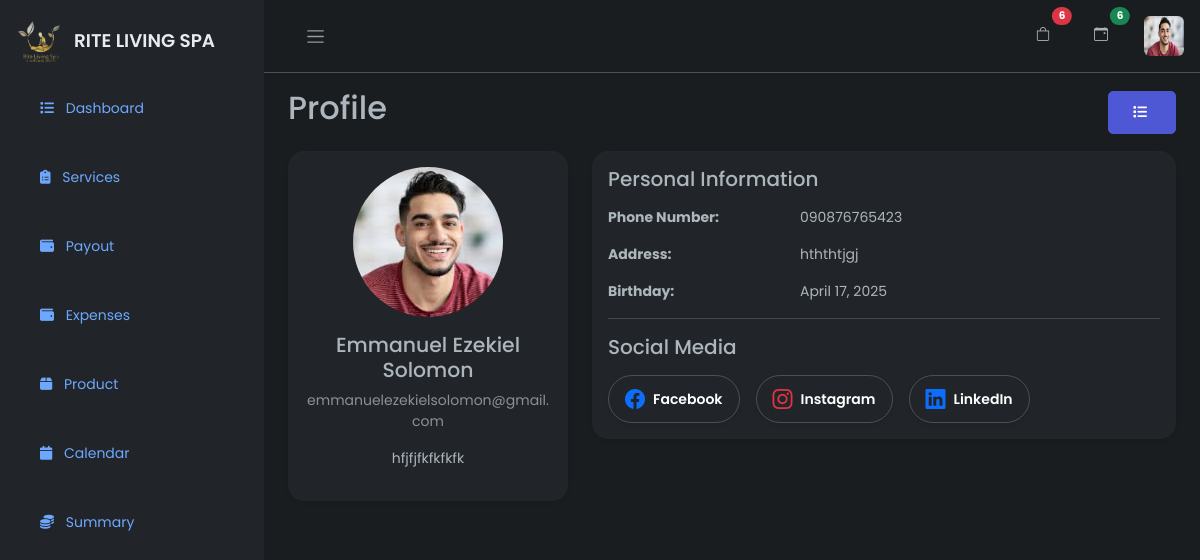
The app's page /Profile (signed in) with its own data.
### firstApp/models.py (models this page shows, shortened)
class CustomUser(AbstractBaseUser, PermissionsMixin):
    email = models.EmailField(unique=True)
    first_name = models.CharField(max_length=255, blank=True)
    last_name = models.CharField(max_length=255, blank=True)
    is_secretary = models.BooleanField(blank=True, null=True, default=False)
    is_not_secretary = models.BooleanField(blank=True, null=True, default=False)
    is_admin = models.BooleanField(blank=True, null=True, default=False)
    is_active = models.BooleanField(default=True)
    is_staff = models.BooleanField(default=False)
    date_joined = models.DateTimeField(default=timezone.now)
    objects = CustomUserManager()
    USERNAME_FIELD = 'email'
    REQUIRED_FIELDS = []  # You can add more fields here like ['full_name']

class UserProfile(models.Model):
    user = models.OneToOneField(CustomUser, on_delete=models.CASCADE, related_name='profile', blank=True, null=True)
    profile_picture = models.ImageField(upload_to='profile_pics/', blank=True, null=True)
    phone_number = models.CharField(max_length=15, blank=True, null=True)
    address = models.TextField(blank=True, null=True)
    birthday = models.DateField(blank=True, null=True)
    bio = models.TextField(blank=True, null=True)
    facebook = models.URLField(max_length=200, blank=True, null=True)
    twitter = models.URLField(max_length=200, blank=True, null=True)
    instagram = models.URLField(max_length=200, blank=True, null=True)
    linkedin = models.URLField(max_length=200, blank=True, null=True)

### firstApp/views.py (the view)
# urls.py: path('Profile', ProfilePageView, name='profilepage'),
@login_required(login_url='loginpage')
def ProfilePageView(request):
    user = request.user
    if not request.user.is_authenticated:
        return redirect('loginpage')  # Redirect to login page if not logged in
    user_profile = get_object_or_404(UserProfile, user=request.user)
    orders = Order.objects.select_related('client', 'product').order_by('-created_at')
    order_count = orders.count()
    orders = Order.objects.select_related('client', 'product').order_by('-created_at')
    order_count = orders.count()
    user_order_count = orders.filter(client=user).count()
    user_orders = Order.objects.filter(client=user).select_related('product').prefetch_related('messages').order_by('-created_at')
    user_order_count_show = user_orders.count()
    total_bookings = SpaSessionBooking.objects.count()
    all_bookings = SpaSessionBooking.objects.all()
    context = {
        'user_profile': user_profile,
        'orders': orders,
        'order_count': order_count,
        'status_choices': Order.STATUS_CHOICES,
        'total_bookings': total_bookings,
        'all_bookings': all_bookings,
        'user' : user,
        'orders': orders,
        'user_order_count': user_order_count,
        'user_orders': user_orders,
        'user_order_count_show': user_order_count_show
    }
    return render(request, 'auth/profile.html', context)

### firstApp/templates/auth/profile.html (shortened to what this page needs)
{% extends 'auth/maindash.html' %}
{% load static %}
{% block content %}
<div class="main">
    {% include 'auth/nav.html' %}
    <main class="content px-4 py-3" style="max-height: 90vh; overflow-y: auto;">
        <div class="d-flex justify-content-between align-items-center mb-3">
            <h2>Profile</h2>
            <button type="button" class="btn btn-brand" data-bs-toggle="modal" data-bs-target="#updateProfileModal">
                <i class="fa fa-list pe-1"></i>
            </button>
        </div>
        <div class="row g-4">
            <div class="col-md-4">
                <div class="card shadow-sm border-0 rounded-4 text-center">
                    <div class="card-body">
                        {% if user_profile.profile_picture %}
                        <img src="{{ user_profile.profile_picture.url }}" alt="Profile Picture"
                            class="img-fluid rounded-circle mb-3"
                            style="width: 150px; height: 150px; object-fit: cover;">
                        {% else %}
                        <img src="{% static 'firstApp/images/defaultprofile.png' %}" alt="Default Profile Picture"
                            class="img-fluid rounded-circle mb-3"
                            style="width: 150px; height: 150px; object-fit: cover;">
                        {% endif %}
                        <h4 class="card-title">{{ request.user.first_name}} {{ request.user.last_name}}</h4>
                        <p class="text-muted">{{ request.user.email }}</p>
                        <p class="mt-2">
                            {% if user_profile.bio %}
                            {{ user_profile.bio }}
                            {% else %}
                            Please update your bio!
                            {% endif %}
                        </p>
                    </div>
                </div>
            </div>
            <div class="col-md-8">
                <div class="card shadow-sm border-0 rounded-4">
                    <div class="card-body">
                        <h5 class="mb-3">Personal Information</h5>
                        <div class="row mb-3">
                            <div class="col-sm-4 fw-bold">Phone Number:</div>
                            <div class="col-sm-8">
                                {% if user_profile.phone_number %}
                                {{ user_profile.phone_number }}
                                {% else %}
                                Fill in your phone number!
                                {% endif %}
                            </div>
                        </div>
                        <div class="row mb-3">
                            <div class="col-sm-4 fw-bold">Address:</div>
                            <div class="col-sm-8">
                                {% if user_profile.address %}
                                {{ user_profile.address }}
                                {% else %}
                                Please update your address!
                                {% endif %}
                            </div>
                        </div>
                        <div class="row mb-3">
                            <div class="col-sm-4 fw-bold">Birthday:</div>
                            <div class="col-sm-8">
                                {% if user_profile.birthday %}
                                {{ user_profile.birthday }}
                                {% else %}
                                Please update your birth date!
                                {% endif %}
                            </div>
                        </div>
                        <hr>
                        <h5 class="mb-3">Social Media</h5>
                        <div class="d-flex flex-wrap gap-3">
                            <a href="{{ user_profile.facebook }}" target="_blank" class="text-decoration-none">
                                <div class="d-flex align-items-center border rounded-pill px-3 py-2 shadow-sm">
                                    <i class="bi bi-facebook text-primary me-2 fs-5"></i>
                                    <span class="fw-semibold text-white">Facebook</span>
                                </div>
                            </a>
                            <a href="{{ user_profile.instagram }}" target="_blank" class="text-decoration-none">
                                <div class="d-flex align-items-center border rounded-pill px-3 py-2 shadow-sm">
                                    <i class="bi bi-instagram text-danger me-2 fs-5"></i>
                                    <span class="fw-semibold text-white">Instagram</span>
                                </div>
                            </a>
                            <a href="{{ user_profile.linkedin }}" target="_blank" class="text-decoration-none">
                                <div class="d-flex align-items-center border rounded-pill px-3 py-2 shadow-sm">
                                    <i class="bi bi-linkedin text-primary me-2 fs-5"></i>
                                    <span class="fw-semibold text-white">LinkedIn</span>
                                </div>
                            </a>
                        </div>
                    </div>
                </div>
            </div>
        </div>
    </main>
</div>
<link href="https://cdn.jsdelivr.net/npm/bootstrap-icons@1.10.5/font/bootstrap-icons.css" rel="stylesheet">
{% endblock %}

### firstApp/templates/auth/nav.html (shortened to what this page needs)
{% load static %}
<nav class="navbar navbar-expand px-3 border-bottom">
    <button class="btn" id="sidebar-toggle" type="button">
        <span class="navbar-toggler-icon"></span>
    </button>
    <div class="navbar-collapse navbar">
        <ul class="navbar-nav">
            {% if request.user.is_secretary or request.user.is_superuser %}
            <li class="nav-item position-relative me-4">
                <a href="#" class="nav-link d-flex align-items-center" data-bs-toggle="modal"
                    data-bs-target="#ordersModal">
                    <i class="bi bi-bag me-1"></i>
                    <span class="position-absolute top-0 start-100 translate-middle badge rounded-pill bg-danger">
                        {{ order_count }}
                    </span>
                </a>
            </li>
            <li class="nav-item position-relative me-4">
                <a href="#" class="nav-link d-flex align-items-center" data-bs-toggle="modal"
                    data-bs-target="#sessionsModal">
                    <i class="bi bi-calendar-event me-1"></i>
                    {% if total_bookings > 0 %}
                    <span class="position-absolute top-0 start-100 translate-middle badge rounded-pill bg-success">
                        {{ total_bookings }}
                    </span>
                    {% endif %}
                </a>
            </li>
            {% endif %}
            <li class="nav-item dropdown">
                <a href="#" data-bs-toggle="dropdown" class="nav-icon pe-md-0">
                    <img src="{% if request.user.profile.profile_picture %}{{ request.user.profile.profile_picture.url }}{% else %}{% static 'firstApp/images/defaultprofile.png' %}{% endif %}"
                        class="avatar img-fluid rounded" alt="Profile Picture">
                </a>
            </li>
        </ul>
    </div>
</nav>

### static/firstApp/css/dashboard.css (style rules this page uses)
:root { --c-dark: #212529; --c-brand: #4e57d4; --c-brand-light: #6970dd; --c-brand-rgb: 78, 87, 212; --c-body: #727272; --font-base: "Poppins", sans-serif; --box-shadow: 0px 15px 25px rgba(0,0,0,0.08); --transition: all 0.5s ease; }
body { font-family: 'Poppins', sans-serif; font-size: 0.875rem; opacity: 1; overflow-y: hidden; margin: 0; }
a { cursor: pointer; text-decoration: none; font-family: 'Poppins', sans-serif; }
.btn { font-weight: 600; font-size: 14px; text-transform: uppercase; border-radius: 5px; padding: 10px 24px; }
.btn-brand { background-color: var(--c-brand); border-color: var(--c-brand); color: white; }
li { list-style: none; }
h4 { font-family: 'Poppins', sans-serif; font-size: 1.275rem; color: var(--bs-emphasis-color); }
.main { display: flex; flex-direction: column; min-height: 100vh; min-width: 0; overflow: hidden; transition: all 0.35s ease-in-out; width: 100%; background: var(--bs-dark-bg-subtle); }
.avatar { height: 40px; width: 40px; }
.navbar-expand .navbar-nav { margin-left: auto; }
.content { flex: 1; max-width: 100vw; width: 100vw; }
@media (min-width:768px) { .content { max-width: auto; width: auto; } }
.card { box-shadow: 0 0 .875rem 0 rgba(34, 46, 60, .05); margin-bottom: 24px; }

### records on screen
CustomUser: profile_picture (picture), user.first_name "Emmanuel", user.last_name "Ezekiel Solomon", user.email "emmanuelezekielsolomon@gmail.com"
UserProfile: profile_picture (picture), bio "hfjfjfkfkfkfk", phone_number "090876765423", address "hththtjgj", birthday "April 17, 2025"

### other values on screen
{{ order_count }} "6"
{{ total_bookings }} "6"
